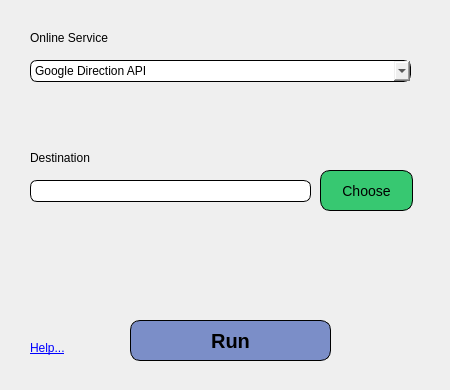
<?xml version="1.0" encoding="UTF-8"?>
<ui version="4.0">
 <class>OnlineRoutingMapperDialogBase</class>
 <widget class="QDialog" name="OnlineRoutingMapperDialogBase">
  <property name="geometry">
   <rect>
    <x>0</x>
    <y>0</y>
    <width>450</width>
    <height>390</height>
   </rect>
  </property>
  <property name="windowTitle">
   <string>Online Routing Mapper</string>
  </property>
  <property name="styleSheet">
   <string notr="true"/>
  </property>
  <widget class="QLineEdit" name="stopTxt">
   <property name="geometry">
    <rect>
     <x>30</x>
     <y>180</y>
     <width>281</width>
     <height>22</height>
    </rect>
   </property>
   <property name="styleSheet">
    <string notr="true">border-radius:7px;
border:1px solid black</string>
   </property>
   <property name="readOnly">
    <bool>true</bool>
   </property>
  </widget>
  <widget class="QLabel" name="stopLbl">
   <property name="geometry">
    <rect>
     <x>30</x>
     <y>150</y>
     <width>221</width>
     <height>16</height>
    </rect>
   </property>
   <property name="text">
    <string>Destination</string>
   </property>
  </widget>
  <widget class="QPushButton" name="stopBtn">
   <property name="geometry">
    <rect>
     <x>320</x>
     <y>170</y>
     <width>93</width>
     <height>41</height>
    </rect>
   </property>
   <property name="styleSheet">
    <string notr="true">QPushButton {
font-size:14px;
background-color:#37c871;
border-radius: 10px;
border: 1px solid black;
}

QPushButton:hover {
background-color: #2CA02C;
}</string>
   </property>
   <property name="text">
    <string>Choose</string>
   </property>
  </widget>
  <widget class="QPushButton" name="runBtn">
   <property name="enabled">
    <bool>true</bool>
   </property>
   <property name="geometry">
    <rect>
     <x>130</x>
     <y>320</y>
     <width>201</width>
     <height>41</height>
    </rect>
   </property>
   <property name="font">
    <font>
     <pointsize>-1</pointsize>
     <weight>75</weight>
     <bold>true</bold>
    </font>
   </property>
   <property name="styleSheet">
    <string notr="true">QPushButton {
font-size:20px;
font-weight:bold;
background-color: #7B8EC8;
border-radius: 10px;
border: 1px solid black;
}
QPushButton:hover {
background-color:#546AAA
}</string>
   </property>
   <property name="text">
    <string>Run</string>
   </property>
   <property name="iconSize">
    <size>
     <width>30</width>
     <height>30</height>
    </size>
   </property>
  </widget>
  <widget class="QLabel" name="helpLbl">
   <property name="geometry">
    <rect>
     <x>30</x>
     <y>340</y>
     <width>53</width>
     <height>16</height>
    </rect>
   </property>
   <property name="text">
    <string>&lt;html&gt;&lt;head/&gt;&lt;body&gt;&lt;p&gt;&lt;a href=&quot;https://cbsuygulama.wordpress.com/2015/11/05/shortest-path-analysis-with-online-routing-mapper-plugin/&quot;&gt;&lt;span style=&quot; text-decoration: underline; color:#0000ff;&quot;&gt;Help...&lt;/span&gt;&lt;/a&gt;&lt;/p&gt;&lt;/body&gt;&lt;/html&gt;</string>
   </property>
   <property name="openExternalLinks">
    <bool>true</bool>
   </property>
  </widget>
  <widget class="QComboBox" name="serviceCombo">
   <property name="geometry">
    <rect>
     <x>30</x>
     <y>60</y>
     <width>381</width>
     <height>22</height>
    </rect>
   </property>
   <property name="styleSheet">
    <string notr="true">border-radius:7px;
border:1px solid black</string>
   </property>
   <property name="editable">
    <bool>false</bool>
   </property>
   <item>
    <property name="text">
     <string>Google Direction API</string>
    </property>
   </item>
   <item>
    <property name="text">
     <string>HERE Routing API</string>
    </property>
   </item>
   <item>
    <property name="text">
     <string>YourNavigation API</string>
    </property>
   </item>
   <item>
    <property name="text">
     <string>MapBox Directions API</string>
    </property>
   </item>
   <item>
    <property name="text">
     <string>GraphHopper API</string>
    </property>
   </item>
   <item>
    <property name="text">
     <string>TomTom API</string>
    </property>
   </item>
   <item>
    <property name="text">
     <string>MapQuest API</string>
    </property>
   </item>
   <item>
    <property name="text">
     <string>Open Source Routing Machine (OSRM) API</string>
    </property>
   </item>
  </widget>
  <widget class="QLabel" name="startLlb_2">
   <property name="geometry">
    <rect>
     <x>30</x>
     <y>30</y>
     <width>221</width>
     <height>16</height>
    </rect>
   </property>
   <property name="text">
    <string>Online Service</string>
   </property>
  </widget>
 </widget>
 <resources/>
 <connections/>
</ui>
